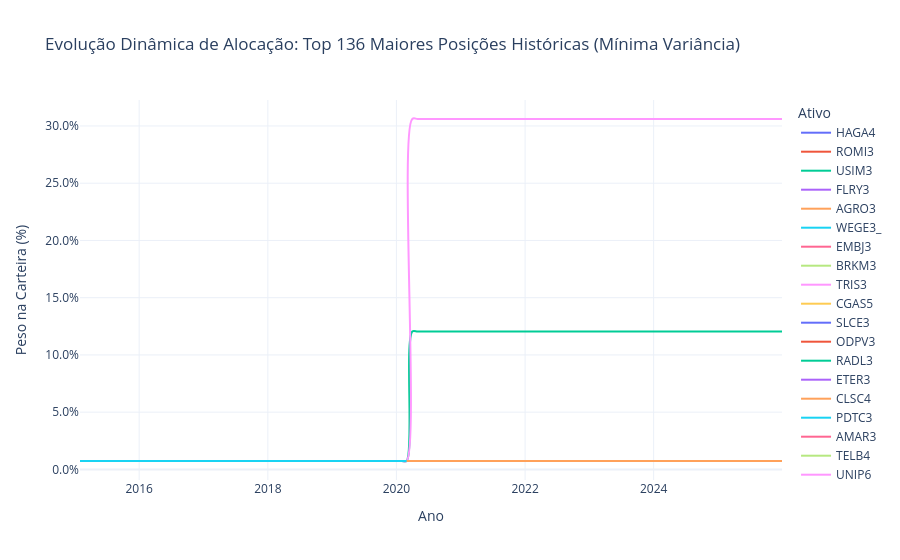

This figure's notebook cell:
### Code cell
import pandas as pd
import plotly.express as px
import os

def visualizar_evolucao_ativos(diretorio_dados, lista_ativos=None, top_n=136):
    print("=== VISUALIZADOR DE EVOLUÇÃO DE AÇÕES Mínima Variância ===")
    
    # Carregar o painel que acabámos de criar
    caminho_painel = os.path.join(diretorio_dados, "painel_alocacao_mensal_minima_variancia.csv")
    df_painel = pd.read_csv(caminho_painel, parse_dates=['Data'])
    
    # Se o utilizador não pedir ativos específicos, vamos descobrir quais foram os ativos
    # que, em média, tiveram mais peso na carteira ao longo de todos os anos.
    if lista_ativos is None:
        maiores_ativos = df_painel.groupby('Ativo')['Peso'].mean().sort_values(ascending=False).head(top_n).index.tolist()
        df_filtrado = df_painel[df_painel['Ativo'].isin(maiores_ativos)]
        titulo = f"Evolução Dinâmica de Alocação: Top {top_n} Maiores Posições Históricas (Mínima Variância)"
    else:
        df_filtrado = df_painel[df_painel['Ativo'].isin(lista_ativos)]
        titulo = f"Evolução Dinâmica de Alocação: Ativos Selecionados (Mínima Variância) "
        
    # Desenhar o gráfico de linhas interativo
    fig = px.line(df_filtrado, x='Data', y='Peso', color='Ativo', 
                  title=titulo,
                  labels={'Peso': 'Peso na Carteira (%)', 'Data': 'Ano'},
                  line_shape='spline') # spline deixa a linha mais suave
    
    fig.update_layout(yaxis_tickformat='.1%', template='plotly_white')
    fig.show()

# ==========================================
# ÁREA DE EXECUÇÃO
# ==========================================
pasta_dados = r"C:\VSCodeWorkspace\TCC_Escrito\data"

# Para veres os 7 ativos mais importantes do teu modelo:
visualizar_evolucao_ativos(pasta_dados, top_n=136)

# Para veres a "batalha" entre duas ações específicas (exemplo):
# visualizar_evolucao_ativos(pasta_dados, lista_ativos=['VALE3', 'ITUB4'])
